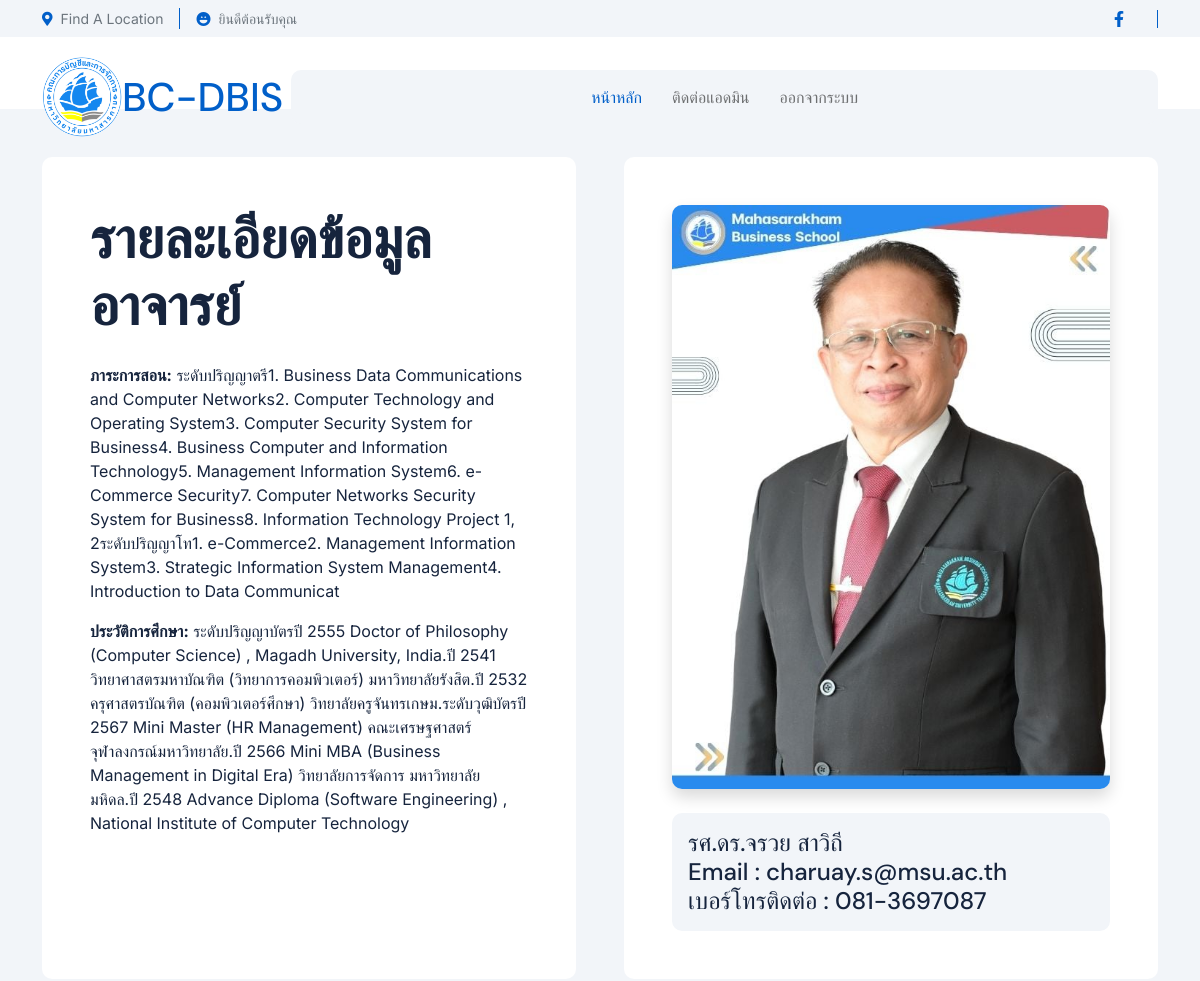
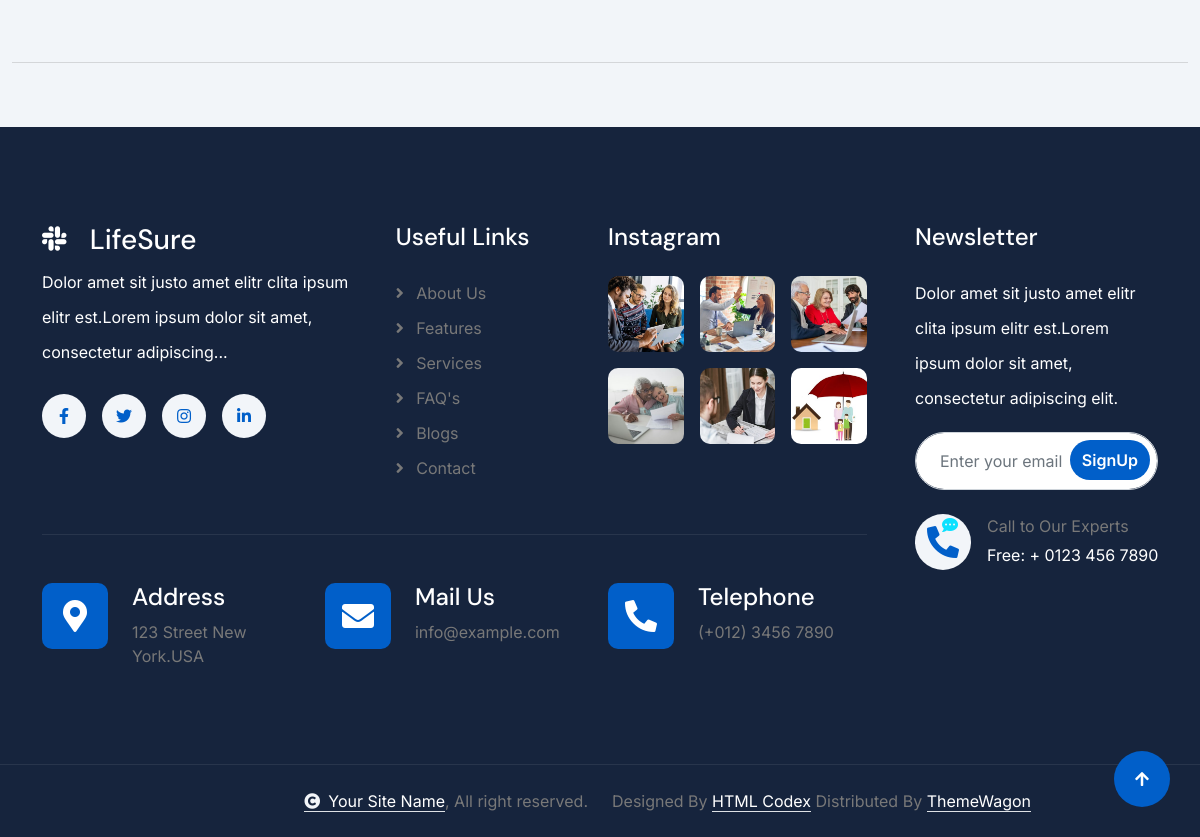
/LifeSure-1.0.0/detaillec-student.php?Lid=1, run on the app's committed database (2 pictures, top to bottom).
### tables this page shows
CREATE TABLE `lecturer` (
  `L_id` int(11) NOT NULL,
  `L_img` varchar(200) NOT NULL,
  `L_name` varchar(200) NOT NULL,
  `L_tal` text NOT NULL,
  `L_email` varchar(50) NOT NULL,
  `L_teaching` varchar(500) NOT NULL,
  `L_exper` varchar(500) NOT NULL
);

### LifeSure-1.0.0/detaillec-student.php (the view, shortened to what this page needs)
<html lang="en">
    <head>
        <link rel="stylesheet" href="https://use.fontawesome.com/releases/v5.15.4/css/all.css"/>
        <link href="https://cdn.jsdelivr.net/npm/bootstrap-icons@1.4.1/font/bootstrap-icons.css" rel="stylesheet">
        <link rel="stylesheet" href="lib/animate/animate.min.css"/>
        <link href="lib/lightbox/css/lightbox.min.css" rel="stylesheet">
        <link href="lib/owlcarousel/assets/owl.carousel.min.css" rel="stylesheet">
        <link href="css/bootstrap.min.css" rel="stylesheet">
        <link href="css/style.css" rel="stylesheet">
    </head>
    <body>
        <div class="container-fluid topbar px-0 px-lg-4 bg-light py-2 d-none d-lg-block">
            <div class="container">
                <div class="row gx-0 align-items-center">
                    <div class="col-lg-8 text-center text-lg-start mb-lg-0">
                        <div class="d-flex flex-wrap">
                            <div class="border-end border-primary pe-3">
                                <a href="https://shorturl.asia/Lw9xf" class="text-muted small"><i class="fas fa-map-marker-alt text-primary me-2"></i>Find A Location</a>
                            </div>
                            <div class="ps-3">
                                <div class="text-muted small"><i class="bi bi-emoji-laughing-fill text-primary me-2"></i>ยินดีต้อนรับคุณ <?=$_SESSION['sname'];?></div>
                            </div>
                        </div>
                    </div>
                    <div class="col-lg-4 text-center text-lg-end">
                        <div class="d-flex justify-content-end">
                            <div class="d-flex border-end border-primary pe-3">
                                <a class="btn p-0 text-primary me-3" href="https://www.facebook.com/bc.mbs.thailand"><i class="fab fa-facebook-f"></i></a>
                            </div>
                        </div>
                    </div>
                </div>
            </div>
        </div>
        <div class="container-fluid nav-bar px-0 px-lg-4 py-lg-0">
            <div class="container">
                <nav class="navbar navbar-expand-lg navbar-light">
                <img src="image/1.jpg" class="rounded-circle" width="80" height="80">
                        <h1 class="text-primary mb-0 text-primary me-2"></i>BC-DBIS</h1>
                    <div class="collapse navbar-collapse" id="navbarCollapse">
    <div class="navbar-nav mx-0 mx-lg-auto d-flex align-items-center">
        <a href="index-student.php" class="nav-item nav-link active">หน้าหลัก</a>
        <a href="contact-admin1.php" class="nav-item nav-link">ติดต่อแอดมิน</a>
        <a href="logout.php" class="nav-item nav-link">ออกจากระบบ</a>
    </div>
</div>
                        </div>
                    </div>
         <div class="container-fluid bg-light about pb-5">
            <div class="container pb-5">
                <div class="row g-5">
                <?php
	                include("connect.php");
	                $sql = "SELECT * FROM lecturer WHERE L_id='{$_GET['Lid']}'";
	                $rs = mysqli_query($conn,$sql);
	                while ($data = mysqli_fetch_array($rs)){
                    ?>
                    <div class="col-xl-6 wow fadeInLeft" data-wow-delay="0.2s">
                        <div class="about-item-content bg-white rounded p-5 h-100">
                            <h2 class="display-4 mb-4">รายละเอียดข้อมูลอาจารย์</h2>
                            <p class="text-dark"><strong>ภาระการสอน:</strong> <?=$data['L_teaching'];?></p>
                            <p class="text-dark"><strong>ประวัติการศึกษา:</strong> <?=$data['L_exper'];?></p>
                        </div>
                    </div>
                    <div class="col-xl-6 wow fadeInRight" data-wow-delay="0.2s">
                        <div class="bg-white rounded p-5 h-100">
                            <div class="row g-4 justify-content-center">
                                <div class="col-12">
                                    <div class="rounded bg-light">
                                    <img src="<?= $data['L_img']; ?>" class="img-fluid w-100 rounded shadow" alt="">
                                    </div>
                                </div>
                                <div class="col-sm-20">
                                    <div class="counter-item bg-light rounded p-3 h-100">
                                        <h4 class="mb-0 text-dark"><?=$data['L_name'];?></h4>
                                        <h4 class="mb-0 text-dark">Email : <?=$data['L_email'];?></h4>
                                        <h4 class="mb-0 text-dark">เบอร์โทรติดต่อ : <?=$data['L_tal'];?></h4>
                                    </div>
                                </div>
                            </div>
                        </div>
                    </div>
                    <?php
		                }
		            ?>
                </div>
            </div>
            <hr class="featurette-divider">
        </div>
         <div class="container-fluid footer py-5 wow fadeIn" data-wow-delay="0.2s">
            <div class="container py-5">
                <div class="row g-5">
                    <div class="col-xl-9">
                        <div class="mb-5">
                            <div class="row g-4">
                                <div class="col-md-6 col-lg-6 col-xl-5">
                                    <div class="footer-item">
                                        <a href="index.html" class="p-0">
                                            <h3 class="text-white"><i class="fab fa-slack me-3"></i> LifeSure</h3>
                                        </a>
                                        <p class="text-white mb-4">Dolor amet sit justo amet elitr clita ipsum elitr est.Lorem ipsum dolor sit amet, consectetur adipiscing...</p>
                                        <div class="footer-btn d-flex">
                                            <a class="btn btn-md-square rounded-circle me-3" href="#"><i class="fab fa-facebook-f"></i></a>
                                            <a class="btn btn-md-square rounded-circle me-3" href="#"><i class="fab fa-twitter"></i></a>
                                            <a class="btn btn-md-square rounded-circle me-3" href="#"><i class="fab fa-instagram"></i></a>
                                            <a class="btn btn-md-square rounded-circle me-0" href="#"><i class="fab fa-linkedin-in"></i></a>
                                        </div>
                                    </div>
                                </div>
                                <div class="col-md-6 col-lg-6 col-xl-3">
                                    <div class="footer-item">
                                        <h4 class="text-white mb-4">Useful Links</h4>
                                        <a href="#"><i class="fas fa-angle-right me-2"></i> About Us</a>
                                        <a href="#"><i class="fas fa-angle-right me-2"></i> Features</a>
                                        <a href="#"><i class="fas fa-angle-right me-2"></i> Services</a>
                                        <a href="#"><i class="fas fa-angle-right me-2"></i> FAQ's</a>
                                        <a href="#"><i class="fas fa-angle-right me-2"></i> Blogs</a>
                                        <a href="#"><i class="fas fa-angle-right me-2"></i> Contact</a>
                                    </div>
                                </div>
                                <div class="col-md-6 col-lg-6 col-xl-4">
                                    <div class="footer-item">
                                        <h4 class="mb-4 text-white">Instagram</h4>
                                        <div class="row g-3">
                                            <div class="col-4">
                                                <div class="footer-instagram rounded">
                                                    <img src="img/instagram-footer-1.jpg" class="img-fluid w-100" alt="">
                                                </div>
                                           </div>
                                           <div class="col-4">
                                                <div class="footer-instagram rounded">
                                                    <img src="img/instagram-footer-2.jpg" class="img-fluid w-100" alt="">
                                                </div>
                                           </div>
                                            <div class="col-4">
                                                <div class="footer-instagram rounded">
                                                    <img src="img/instagram-footer-3.jpg" class="img-fluid w-100" alt="">
                                                </div>
                                           </div>
                                            <div class="col-4">
                                                <div class="footer-instagram rounded">
                                                    <img src="img/instagram-footer-4.jpg" class="img-fluid w-100" alt="">
                                                </div>
                                           </div>
                                            <div class="col-4">
                                                <div class="footer-instagram rounded">
                                                    <img src="img/instagram-footer-5.jpg" class="img-fluid w-100" alt="">
                                                </div>
                                           </div>
                                           <div class="col-4">
                                                <div class="footer-instagram rounded">
                                                    <img src="img/instagram-footer-6.jpg" class="img-fluid w-100" alt="">
                                                </div>
                                            </div>
                                        </div>
                                    </div>
                                </div>
                            </div>
                        </div>
                        <div class="pt-5" style="border-top: 1px solid rgba(255, 255, 255, 0.08);">
                            <div class="row g-0">
                                <div class="col-12">
                                    <div class="row g-4">
                                        <div class="col-lg-6 col-xl-4">
                                            <div class="d-flex">
                                                <div class="btn-xl-square bg-primary text-white rounded p-4 me-4">
                                                    <i class="fas fa-map-marker-alt fa-2x"></i>
                                                </div>
                                                <div>
                                                    <h4 class="text-white">Address</h4>
                                                    <p class="mb-0">123 Street New York.USA</p>
                                                </div>
                                            </div>
                                        </div>
                                        <div class="col-lg-6 col-xl-4">
                                            <div class="d-flex">
                                                <div class="btn-xl-square bg-primary text-white rounded p-4 me-4">
                                                    <i class="fas fa-envelope fa-2x"></i>
                                                </div>
                                                <div>
                                                    <h4 class="text-white">Mail Us</h4>
                                                    <p class="mb-0">info@example.com</p>
                                                </div>
                                            </div>
                                        </div>
                                        <div class="col-lg-6 col-xl-4">
                                            <div class="d-flex">
                                                <div class="btn-xl-square bg-primary text-white rounded p-4 me-4">
                                                    <i class="fa fa-phone-alt fa-2x"></i>
                                                </div>
                                                <div>
                                                    <h4 class="text-white">Telephone</h4>
                                                    <p class="mb-0">(+012) 3456 7890</p>
                                                </div>
                                            </div>
                                        </div>
                                    </div>
                                </div>
                            </div>
                        </div>
                    </div>
                    <div class="col-xl-3">
                        <div class="footer-item">
                            <h4 class="text-white mb-4">Newsletter</h4>
                            <p class="text-white mb-3">Dolor amet sit justo amet elitr clita ipsum elitr est.Lorem ipsum dolor sit amet, consectetur adipiscing elit.</p>
                            <div class="position-relative rounded-pill mb-4">
                                <input class="form-control rounded-pill w-100 py-3 ps-4 pe-5" type="text" placeholder="Enter your email">
                                <button type="button" class="btn btn-primary rounded-pill position-absolute top-0 end-0 py-2 mt-2 me-2">SignUp</button>
                            </div>
                            <div class="d-flex flex-shrink-0">
                                <div class="footer-btn">
                                    <a href="#" class="btn btn-lg-square rounded-circle position-relative wow tada" data-wow-delay=".9s">
                                        <i class="fa fa-phone-alt fa-2x"></i>
                                        <div class="position-absolute" style="top: 2px; right: 12px;">
                                            <span><i class="fa fa-comment-dots text-secondary"></i></span>
                                        </div>
                                    </a>
                                </div>
                                <div class="d-flex flex-column ms-3 flex-shrink-0">
                                    <span>Call to Our Experts</span>
                                    <a href="tel:+ 0123 456 7890"><span class="text-white">Free: + 0123 456 7890</span></a>
                                </div>
                            </div>
                        </div>
                    </div>
                </div>
            </div>
        </div>
        <div class="container-fluid copyright py-4">
            <div class="container">
                <div class="row g-4 align-items-center">
                    <div class="col-md-6 text-center text-md-end mb-md-0">
                        <span class="text-body"><a href="#" class="border-bottom text-white"><i class="fas fa-copyright text-light me-2"></i>Your Site Name</a>, All right reserved.</span>
                    </div>
                    <div class="col-md-6 text-center text-md-start text-body">
                        Designed By <a class="border-bottom text-white" href="https://htmlcodex.com">HTML Codex</a> Distributed By <a class="border-bottom text-white" href="https://themewagon.com">ThemeWagon</a>
                    </div>
                </div>
            </div>
        </div>
        <a href="#" class="btn btn-primary btn-lg-square rounded-circle back-to-top"><i class="fa fa-arrow-up"></i></a>
    </body>
</html>

### data on the page
lecturer: L_teaching "ระดับปริญญาตรี1. Business Data Communications and Computer Networks2. Computer Technology and Operating System3. Computer Security System for Business4. Business Computer and Information Technology5. Management Information System6. e-Commerce Security7. Computer Networks Security System for Business8. Information Technology Project 1, 2ระดับปริญญาโท1. e-Commerce2. Management Information System3. Strategic Information System Management4. Introduction to Data Communicat", L_exper "ระดับปริญญาบัตรปี 2555 Doctor of Philosophy (Computer Science) , Magadh University, India.ปี 2541 วิทยาศาสตรมหาบัณฑิต (วิทยาการคอมพิวเตอร์) มหาวิทยาลัยรังสิต.ปี 2532 ครุศาสตรบัณฑิต (คอมพิวเตอร์ศึกษา) วิทยาลัยครูจันทรเกษม.ระดับวุฒิบัตรปี 2567 Mini Master (HR Management) คณะเศรษฐศาสตร์ จุฬาลงกรณ์มหาวิทยาลัย.ปี 2566 Mini MBA (Business Management in Digital Era) วิทยาลัยการจัดการ มหาวิทยาลัยมหิดล.ปี 2548 Advance Diploma (Software Engineering) , National Institute of Computer Technology", L_img (picture), L_name "รศ.ดร.จรวย สาวิถี", L_email "charuay.s@msu.ac.th", L_tal "081-3697087"
